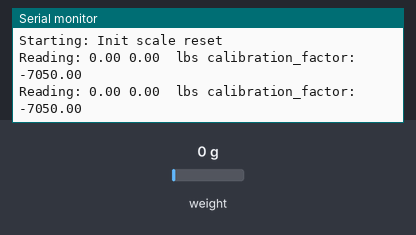
Bench run of a sketch on a simulated Arduino Uno, built with avr-gcc and run on an emulated ATmega328P. Parts: the last lines printed to the serial monitor. The inputs (shaded band) are chosen by the test bench; at power-on: weight on the scale 0 g.

Above: at 2.2 s.
2.3 s: weight on the scale set to 1250 g
At 2.56 s:
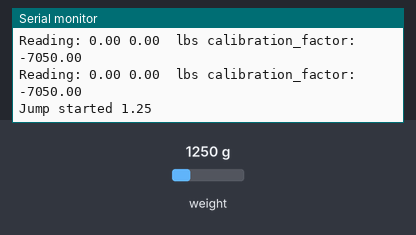
4.2 s: weight on the scale set to 100 g
At 4.9 s:
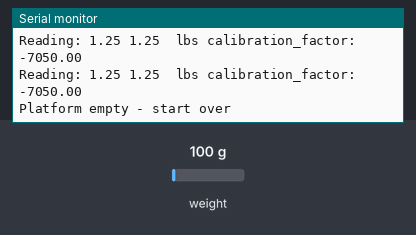
Timing chart, 0 to 7.2 s (numbered marks = the images above; inputs shaded):
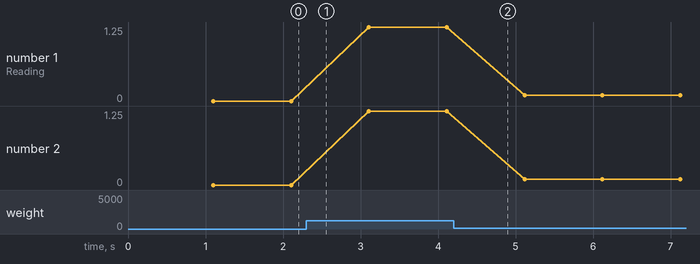

Measured:
- after the input at 2.3 s, the serial monitor: prints a new line at once (image 1)
- after the input at 4.2 s, the serial monitor: prints a new line at once (image 2)
- plotted number 1: 0 → 1.25 after the input at 2.3 s, 1.25 → 0.1 after the input at 4.2 s
- plotted number 2: 0 → 1.25 after the input at 2.3 s, 1.25 → 0.1 after the input at 4.2 s

The sketch:

HX711_jump_scale.ino
```cpp
#include "HX711.h"

#define LOADCELL_DOUT_PIN  16
#define LOADCELL_SCK_PIN  4

float weight;
float weightTranslated;

int resetCount = 0;
unsigned long resetTimer = 0;

HX711 scale;

int loopCount = 0;
unsigned long lastloopCountTime = 0;

unsigned long weightPrintTimer = 0;

int jumpState = 0;
float jumpMax = 0;

float calibration_factor = -7050; // -7050 worked for my 440lb max scale setup

void setup() {
  Serial.begin(9600);
  scale.begin(LOADCELL_DOUT_PIN, LOADCELL_SCK_PIN);
  scale.set_scale();
  scale.tare(); //Reset the scale to 0
  scale.set_scale(calibration_factor); //Adjust to this calibration factor
  Serial.println("Starting: Init scale reset");
}

int weightMaxCount = 0;

void loop() {

  // READING THE SCALE WEIGHT - every loop
  readScale();

  switch (jumpState){

    case 0: // waiting for jump
      if (weightTranslated > 0.5) {
        jumpMax = weightTranslated;
        jumpState = 1;
        Serial.print("Jump started ");
        Serial.println(jumpMax);
      }
      break;

    case 1: // finding max weight
      if (weightTranslated > jumpMax){
        jumpMax = weightTranslated;
        weightMaxCount = 0;
      }
      else {
        weightMaxCount++;
        if (weightMaxCount > 3){
          jumpState = 2;
          Serial.print("Jump ended ");
          Serial.println(jumpMax);
          jumpMax = 0;

        }
      }

      break;

    case 2: // waiting for jumper to move away
      if (weightTranslated < 0.5){
        jumpState = 0;
        Serial.println("Platform empty - start over");
      }
      break;
  }

  // RESET SCALE - default value = 1000
  resetScale(1000); // input : nr of continous readings to be off by > 0.3 before resetting

  // PRINT FRAME(loop) COUNT - default value = 2000
  printLoopCount(2000); // input : nr of loops to calculate across

  // DEBUG PRINTS - last number default value = 1000
  if (millis() > weightPrintTimer + 1000) { // last number is millis between prints  |  Set to 1 for printing all reading
    weightPrintTimer = millis();
    printDebug();
  }


}


// --- HELPER FUNCTIONS ---

void printDebug(){

  Serial.print("Reading: ");
  Serial.print(weight);
  Serial.print(" ");
  Serial.print(weightTranslated);
  Serial.print(" ");
  Serial.print(" lbs"); //Change this to kg and re-adjust the calibration factor if you follow SI units like a sane person
  Serial.print(" calibration_factor: ");
  Serial.print(calibration_factor);
  Serial.println();

}

void readScale(){
  weight = scale.get_units();
  // translate weight to prevent errors in the scale data
  if (weight > 700) weightTranslated = 1189.99 - weight; // figure out how to handle this
  else if (weight > 0) weightTranslated = weight;
  else if (weight < -1000) weightTranslated = 0; // figure out how to handle this
  else if (weight < 0) weightTranslated = weight*-1;
}

void printLoopCount(int nrOfLoops){
  loopCount++;
  if (loopCount == nrOfLoops) {
    float avgMillisPerLoop = (millis()-lastloopCountTime)/loopCount;
    float loopsPerSec = 1000/avgMillisPerLoop;
    Serial.println();
    Serial.print("Average millis for each loop: ");
    Serial.print(avgMillisPerLoop);
    Serial.print("  Loops per second: ");
    Serial.println(loopsPerSec);
    Serial.println();
    loopCount = 0;
    lastloopCountTime = millis();
  }
}

void resetScale(int loopsToReset){
  if (millis() > resetTimer + 10){ // runs every 10 millis. Due to fastest loop iteration measured being 12 millis/loop
    resetTimer = millis();
    if (abs(weight) > 0.3) {
      resetCount++;
      if (resetCount > loopsToReset) { // reset the scale
        resetCount = 0;
        Serial.println();
        printDebug();
        scale.tare(); //Reset the scale to 0
        Serial.println("SCALE RESET");
        readScale();
        printDebug();
        Serial.println();
      }
    }
  else resetCount = 0;
  }
}
```
